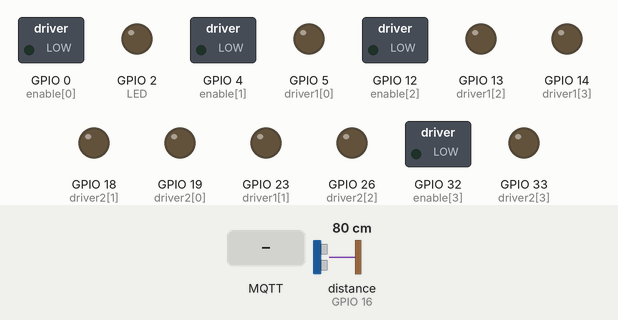
The sketch below on a simulated ESP32. Parts: switched loads named in the sketch (green lamp = pin HIGH), output pins drawn as LEDs (lit = HIGH). Wiring (inferred from the names in the program): ultrasonic range finder: trigger GPIO 17; echo GPIO 16. Dashed ring = blinking. Inputs (shaded band) come from the test bench; at power-on: distance to the obstacle (sensor on GPIO 16) 80 cm. The echo pulse lasts 58.3 µs per cm; WiFi joins after 1.5 s; servers stay silent unless stated; random numbers use the default seed unless the sketch sets one; no MQTT or app messages arrive unless stated; pins used as bus, display or sensor lines are not drawn; what the sketch prints to the serial monitor is not drawn.

Above: at 0.0 s.
At 2.7 s:
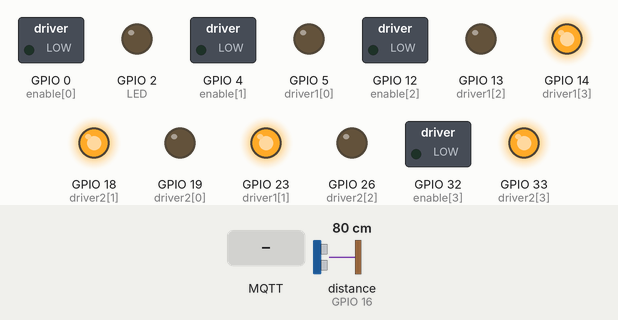
2.8 s: MQTT message "CCW" arrives on the first subscribed topic
At 3.4 s:
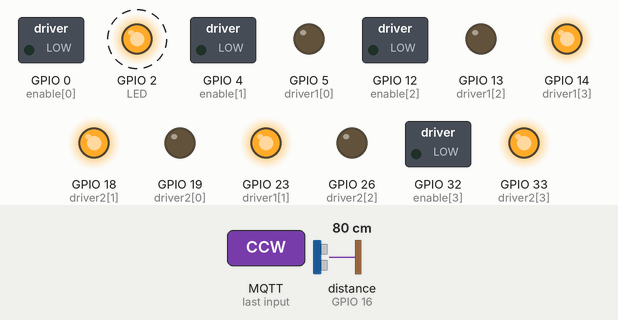
5.8 s: MQTT message "CW" arrives on the first subscribed topic
8.8 s: MQTT message "1" arrives on the first subscribed topic
Timing chart, 0 to 17.8 s (numbered marks = the images above; inputs shaded):
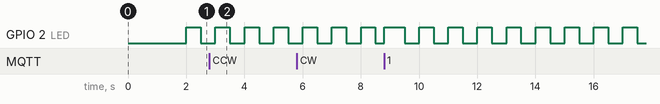

The sketch:

driver_7.0.ino
```cpp
// WEMOS D1 mini ESP32

////REAR-////
//3-------4//
//---------//
//---------//
//---------//
//1-------2//
////FRONT////
#define LED 2
#include <WiFiManager.h>
#include <WiFi.h>
#include <PubSubClient.h>

volatile int count0;
volatile int count1;
int totalInterrupts;
hw_timer_t * timer0 = NULL;
hw_timer_t * timer1 = NULL;
portMUX_TYPE timerMux = portMUX_INITIALIZER_UNLOCKED;

const int enable[4] = {0, 4, 12, 32};     // motor 1,2,3,4
const int driver1[4] = {5, 23, 13, 14};   // motor1 (5, 23),  motor2 (13, 14)
const int driver2[4] = {19, 18, 26, 33};  // motor3 (19, 18), motor4 (33, 26)
#define SONAR_BUFFER_SIZE  (5)
#define CAR_STATE_BUFFER_SIZE (6)
#define MSG_BUFFER_SIZE  (50)  // null까지 포함한 길이
char msg[MSG_BUFFER_SIZE];
char strSonar[SONAR_BUFFER_SIZE];
char strcarState[CAR_STATE_BUFFER_SIZE];

const int cnt = sizeof(enable)/sizeof(enable[0]);
String dir;
const int echo = 16;
const int trig = 17;
float duration,  distance;
int sonarAlt = 0;

const char* ssid = "IT";
const char* password = "@Polytech";
const char* mqtt_server = "broker.mqtt-dashboard.com";

WiFiClient espClient;
PubSubClient client(espClient);
unsigned long lastMsg = 0;


void setup() {
  WiFi.mode(WIFI_STA);
  WiFiManager wm;
  Serial.begin(115200);
  timer_init();
  setup_wifi();
  client.setServer(mqtt_server, 1883);
  client.setCallback(callback); // callback 함수 연결
  pinMode(LED, OUTPUT);

  for(int i = 0; i < cnt; i++){
    ledcSetup(i, 5000, 8);
    ledcAttachPin(enable[i], i);
    pinMode(driver1[i], OUTPUT);
    pinMode(driver2[i], OUTPUT);
  }

  pinMode(trig, OUTPUT);
  pinMode(echo, INPUT);
  stop_motor();

}

void loop() {

  // 연결이 끊기면 재연결
  if (!client.connected()) {
    reconnect();
  }
  client.loop();

  sonar();

    if (count0 > 0) {
       // Comment out enter / exit to deactivate the critical section
       portENTER_CRITICAL(&timerMux); // 카운트 진입
       count0--;                       // 트리거 시간 감소
       portEXIT_CRITICAL(&timerMux);  // 카운트 종료

       String sonarData = "{\"distance\":\""+String(strSonar)+"\", \"state\":\""+String(strcarState) +"\"}";
       sonarData.toCharArray(msg, sonarData.length()+1); //string -> char[], char* 길이는 순수한 길이, 스트링은 NULL 포함
       Serial.print("Publish message: ");
       Serial.println(msg);
       client.publish("MP/Polytech/car1", msg);


       totalInterrupts++; // 전체 인터럽트 횟수
       Serial.print("totalInterrupts");
       Serial.println(totalInterrupts);
       Serial.print("distance : ");
       Serial.println(sonarAlt);
       if ( totalInterrupts%2 == 0) {   // 짝수면 켜짐, 홀수면 꺼짐
         // Lights up the LED if the counter is even
         digitalWrite(LED, HIGH);
       } else {
         // Then swith off
         digitalWrite(LED, LOW);
       }
  }


  snprintf(strSonar, SONAR_BUFFER_SIZE, "%d", sonarAlt);
}

//////////////////////////////////////////////////
/////////////////////function/////////////////////
//////////////////////////////////////////////////

void motor(int number, char* dir, int rate){

  int selection;
  const int* tempDriver;

  if(number >=3){
   tempDriver = driver2;
  }
  else{
    tempDriver = driver1;
  }

  if (number % 2 == 0)selection = 2;
  else selection = 0;

  digitalWrite(enable[number-1], LOW);
  if (dir == "CCW"){
    Serial.print(" CCW ");
    digitalWrite(tempDriver[selection], HIGH);
    digitalWrite(tempDriver[selection+1], LOW);
  }
  else if(dir == "CW"){
    Serial.print(" CW ");
    digitalWrite(tempDriver[selection], LOW);
    digitalWrite(tempDriver[selection+1], HIGH);
  }
  ledcWrite(number-1, rate);
  Serial.print(tempDriver[selection]);
  Serial.print("|");
  Serial.println(tempDriver[selection+1]);
}


void stop_motor(){
  motor(1, "CW", 0);
  motor(2, "CW", 0);
  motor(3, "CW", 0);
  motor(4, "CW", 0);
}


void forward(){
  motor(1, "CCW", 255);
  motor(2, "CCW", 255);
  motor(3, "CCW", 255);
  motor(4, "CCW", 255);
}


void backward(){
  motor(1, "CW", 255);
  motor(2, "CW", 255);
  motor(3, "CW", 255);
  motor(4, "CW", 255);
}


void uturn(){
  motor(1, "CCW", 255);
  motor(2, "CW", 255);
  motor(3, "CCW", 255);
  motor(4, "CW", 255);
  delay(510);
}


void turn(){

}

void sonar(){
  digitalWrite(trig, LOW);
  delayMicroseconds(2);
  digitalWrite(trig, HIGH);
  delayMicroseconds(10);
  digitalWrite(trig, LOW);
  duration = pulseIn (echo, HIGH);
  distance = ((float)(340.0 *  duration) / 10000.0) / 2.0;
  sonarAlt = (int)distance;//  + offset;
  sonarAlt = constrain(sonarAlt, 0, 500);
}

void setup_wifi() {

  delay(10);
  // We start by connecting to a WiFi network
  Serial.println();
  Serial.print("Connecting to ");
  Serial.println(ssid);

  WiFi.mode(WIFI_STA);
  WiFi.begin(ssid, password);

  while (WiFi.status() != WL_CONNECTED) {
    delay(500);
    Serial.print(".");
  }

  randomSeed(micros());

  Serial.println("");
  Serial.println("WiFi connected");
  Serial.println("IP address: ");
  Serial.println(WiFi.localIP());
}

// 구독(subscribe) 받아온 payload 구현부분
void callback(char* topic, byte* payload, unsigned int length) {
  Serial.print("Message arrived [");
  Serial.print(topic);
  Serial.print("] ");
  for (int i = 0; i < length; i++) {
    Serial.print((char)payload[i]);
  }
  Serial.println();

  // Switch on the LED if an 1 was received as first character
  if ((char)payload[0] == '1') {
    Serial.println("1받음");
    digitalWrite(BUILTIN_LED, HIGH);


  } else {
    Serial.println("0받음");
    digitalWrite(BUILTIN_LED, LOW);


  }
}

void reconnect() {
  // Loop until we're reconnected
  while (!client.connected()) {
    Serial.print("Attempting MQTT connection...");
    // Create a random client ID
    String clientId = "ESP32Client-";
    clientId += String(random(0xffff), HEX);
    // Attempt to connect
    if (client.connect(clientId.c_str())) {
      Serial.println("connected");
      // Once connected, publish an announcement...
      client.publish("MP/Polytech/car1", "reconnected");    // 재연결 브로커로 송신(publish, payload)
      // ... and resubscribe
      client.subscribe("MP/Polytech/server1");  // 재연결 구독(subscribe)->브로커에서 수신(payload 받아옴)
    } else {
      Serial.print("failed, rc=");
      Serial.print(client.state());
      Serial.println(" try again in 5 seconds");
      // Wait 5 seconds before retrying
      delay(5000);
    }
  }
}


void IRAM_ATTR onTimer0() { // 타이머 인터럽트 결과
   portENTER_CRITICAL_ISR(&timerMux);
   count0++;
   portEXIT_CRITICAL_ISR(&timerMux);
}

void IRAM_ATTR onTimer1() {
   portENTER_CRITICAL_ISR(&timerMux);
   count1++;
   portEXIT_CRITICAL_ISR(&timerMux);
}


void timer_init(){
   // Configure the Prescaler at 80 the quarter of the ESP32 is cadence at 80Mhz
   // 80000000 / 80 = 1000000 tics / seconds  T: 0.000001s, 1초에 1,000,000 찍음
   timer0 = timerBegin(0, 80, true);
   timer1 = timerBegin(1, 80, true);
   timerAttachInterrupt(timer0, &onTimer0, true);
   timerAttachInterrupt(timer1, &onTimer1, true);


   // Sets an alarm to sound every second
   //  number/1,000,000 -> 시간(s)   또는  원하는 시간/0.000001 -> 타이머 인터럽트가 발생되는 Count횟수
   timerAlarmWrite(timer0, 500000, true);
   timerAlarmWrite(timer1, 2000000, true);
   timerAlarmEnable(timer0);
   timerAlarmEnable(timer1);
}
```

Measured:
- by itself, GPIO 2 (LED): repeats every 1.0 s: LOW 0.50 s, HIGH 0.50 s
